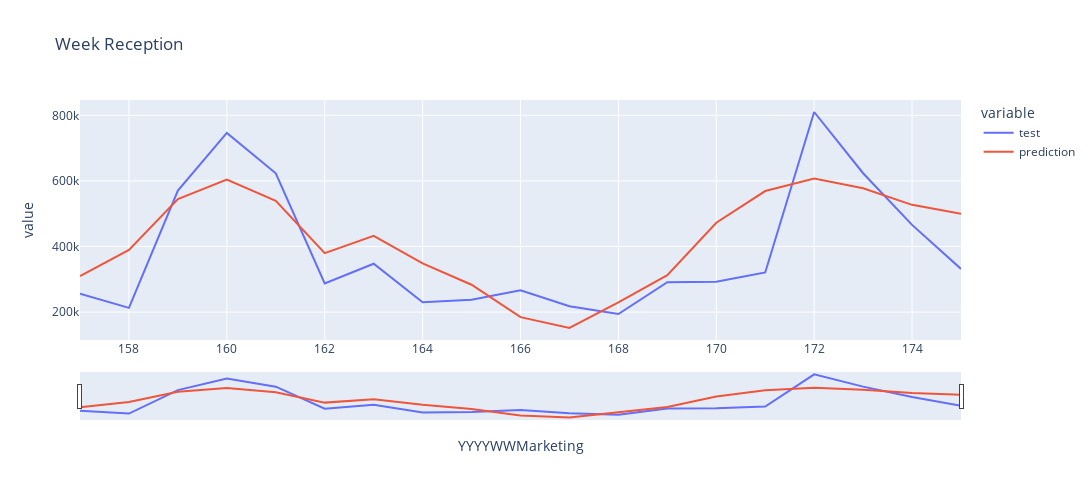

Here is the notebook cell this chart was saved with:
### Code cell
datos_plot=pd.DataFrame({"test":datos_test["Reception Flower Stems"],"prediction":prediction_LGBM,})
datos_plot.index.name="YYYYWWMarketing"

print("MAPE Gradiant Boosting: ", MAPE(datos_test["Reception Flower Stems"],prediction_LGBM))
print("r2_score Gradiant Boosting: ", r2_score(datos_test["Reception Flower Stems"],prediction_LGBM))
n_features = datos_test.shape[1]-1
n = len(datos_test["Reception Flower Stems"])
r2=r2_score(datos_test["Reception Flower Stems"],prediction_LGBM)
adj_r2 = 1 - (1 - r2) * (len(datos_test) - 1) / (len(datos_test) - 1 - 1)
print("Ajusted_r2 Gradiant Boosting: ", adj_r2)

fig=px.line(
    data_frame=datos_plot.reset_index(),
    x="YYYYWWMarketing",
    y=datos_plot.columns,
    title="Week Reception",
    width=1200,
    height=500
)

fig.update_xaxes(rangeslider_visible=True)
fig.show()

### Figure 1 — Plotly figure (JSON) as saved in the notebook; plotly's stock layout.template omitted (floating-point values rounded to 4 significant figures)
{"data": [{"hovertemplate": "variable=test<br>YYYYWWMarketing=%{x}<br>value=%{y}<extra></extra>", "legendgroup": "test", "line": {"color": "#636efa", "dash": "solid"}, "marker": {"symbol": "circle"}, "mode": "lines", "name": "test", "orientation": "v", "showlegend": true, "type": "scatter", "x": [157, 158, 159, 160, 161, 162, 163, 164, 165, 166, 167, 168, 169, 170, 171, 172, 173, 174, 175], "xaxis": "x", "y": [256130, 212763, 570638, 746395, 623143, 287397, 347376, 229766, 237586, 266641, 217594, 193955, 291043, 292633, 320622, 810080, 623378, 465823, 331392], "yaxis": "y"}, {"hovertemplate": "variable=prediction<br>YYYYWWMarketing=%{x}<br>value=%{y}<extra></extra>", "legendgroup": "prediction", "line": {"color": "#EF553B", "dash": "solid"}, "marker": {"symbol": "circle"}, "mode": "lines", "name": "prediction", "orientation": "v", "showlegend": true, "type": "scatter", "x": [157, 158, 159, 160, 161, 162, 163, 164, 165, 166, 167, 168, 169, 170, 171, 172, 173, 174, 175], "xaxis": "x", "y": [309700.0, 389700.0, 544800.0, 603600.0, 538900.0, 379800.0, 432500.0, 348400.0, 283300.0, 184500.0, 151400.0, 229500.0, 312400.0, 472400.0, 569000.0, 606900.0, 577400.0, 526900.0, 499700.0], "yaxis": "y"}], "layout": {"height": 500, "legend": {"title": {"text": "variable"}, "tracegroupgap": 0}, "title": {"text": "Week Reception"}, "width": 1200, "xaxis": {"anchor": "y", "domain": [0, 1], "rangeslider": {"visible": true}, "title": {"text": "YYYYWWMarketing"}}, "yaxis": {"anchor": "x", "domain": [0, 1], "title": {"text": "value"}}}}
